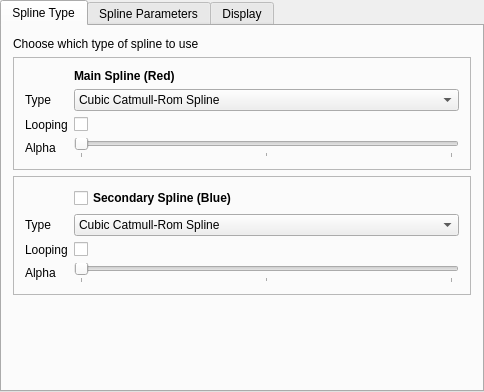
<?xml version="1.0" encoding="UTF-8"?>
<ui version="4.0">
 <class>SettingsWidget</class>
 <widget class="QDialog" name="SettingsWidget">
  <property name="geometry">
   <rect>
    <x>0</x>
    <y>0</y>
    <width>484</width>
    <height>392</height>
   </rect>
  </property>
  <property name="windowTitle">
   <string>Settings - Spline Demo</string>
  </property>
  <layout class="QVBoxLayout" name="verticalLayout_4">
   <property name="leftMargin">
    <number>0</number>
   </property>
   <property name="topMargin">
    <number>0</number>
   </property>
   <property name="rightMargin">
    <number>0</number>
   </property>
   <property name="bottomMargin">
    <number>0</number>
   </property>
   <item>
    <widget class="QTabWidget" name="tabWidget">
     <property name="currentIndex">
      <number>0</number>
     </property>
     <widget class="QWidget" name="tab">
      <attribute name="title">
       <string>Spline Type</string>
      </attribute>
      <layout class="QVBoxLayout" name="verticalLayout_3">
       <item>
        <widget class="QLabel" name="label_6">
         <property name="text">
          <string>Choose which type of spline to use</string>
         </property>
        </widget>
       </item>
       <item>
        <widget class="QFrame" name="frame_2">
         <property name="frameShape">
          <enum>QFrame::StyledPanel</enum>
         </property>
         <property name="frameShadow">
          <enum>QFrame::Raised</enum>
         </property>
         <layout class="QFormLayout" name="formLayout_2">
          <property name="fieldGrowthPolicy">
           <enum>QFormLayout::AllNonFixedFieldsGrow</enum>
          </property>
          <item row="1" column="0">
           <widget class="QLabel" name="label_5">
            <property name="text">
             <string>Type</string>
            </property>
           </widget>
          </item>
          <item row="1" column="1">
           <widget class="QComboBox" name="main_splineType">
            <property name="frame">
             <bool>true</bool>
            </property>
            <item>
             <property name="text">
              <string>Cubic Catmull-Rom Spline</string>
             </property>
            </item>
            <item>
             <property name="text">
              <string>Cubic Natural Spline</string>
             </property>
            </item>
            <item>
             <property name="text">
              <string>Cubic Natural Spline (&quot;Not-A-Knot&quot;)</string>
             </property>
            </item>
            <item>
             <property name="text">
              <string>Cubic B-Spline</string>
             </property>
            </item>
            <item>
             <property name="text">
              <string>Generic B-Spline</string>
             </property>
            </item>
            <item>
             <property name="text">
              <string>Quintic Catmull-Rom Spline</string>
             </property>
            </item>
           </widget>
          </item>
          <item row="2" column="0">
           <widget class="QLabel" name="label_3">
            <property name="text">
             <string>Looping</string>
            </property>
           </widget>
          </item>
          <item row="2" column="1">
           <widget class="QCheckBox" name="main_isLooping">
            <property name="text">
             <string/>
            </property>
           </widget>
          </item>
          <item row="3" column="0">
           <widget class="QLabel" name="label_8">
            <property name="text">
             <string>Alpha</string>
            </property>
           </widget>
          </item>
          <item row="3" column="1">
           <widget class="QSlider" name="main_alpha">
            <property name="minimum">
             <number>0</number>
            </property>
            <property name="maximum">
             <number>10</number>
            </property>
            <property name="pageStep">
             <number>5</number>
            </property>
            <property name="orientation">
             <enum>Qt::Horizontal</enum>
            </property>
            <property name="tickPosition">
             <enum>QSlider::TicksBelow</enum>
            </property>
            <property name="tickInterval">
             <number>5</number>
            </property>
           </widget>
          </item>
          <item row="0" column="1">
           <widget class="QLabel" name="label_12">
            <property name="font">
             <font>
              <weight>75</weight>
              <bold>true</bold>
             </font>
            </property>
            <property name="text">
             <string>Main Spline (Red)</string>
            </property>
           </widget>
          </item>
         </layout>
        </widget>
       </item>
       <item>
        <widget class="QFrame" name="frame_3">
         <property name="frameShape">
          <enum>QFrame::StyledPanel</enum>
         </property>
         <property name="frameShadow">
          <enum>QFrame::Raised</enum>
         </property>
         <layout class="QFormLayout" name="formLayout_3">
          <property name="fieldGrowthPolicy">
           <enum>QFormLayout::AllNonFixedFieldsGrow</enum>
          </property>
          <item row="2" column="0">
           <widget class="QLabel" name="label_4">
            <property name="text">
             <string>Looping</string>
            </property>
           </widget>
          </item>
          <item row="2" column="1">
           <widget class="QCheckBox" name="secondary_isLooping">
            <property name="text">
             <string/>
            </property>
           </widget>
          </item>
          <item row="1" column="0">
           <widget class="QLabel" name="label_9">
            <property name="text">
             <string>Type</string>
            </property>
           </widget>
          </item>
          <item row="1" column="1">
           <widget class="QComboBox" name="secondary_splineType">
            <property name="frame">
             <bool>true</bool>
            </property>
            <item>
             <property name="text">
              <string>Cubic Catmull-Rom Spline</string>
             </property>
            </item>
            <item>
             <property name="text">
              <string>Cubic Natural Spline</string>
             </property>
            </item>
            <item>
             <property name="text">
              <string>Cubic Natural Spline (&quot;Not-A-Knot&quot;)</string>
             </property>
            </item>
            <item>
             <property name="text">
              <string>Cubic B-Spline</string>
             </property>
            </item>
            <item>
             <property name="text">
              <string>Generic B-Spline</string>
             </property>
            </item>
            <item>
             <property name="text">
              <string>Quintic Catmull-Rom Spline</string>
             </property>
            </item>
           </widget>
          </item>
          <item row="3" column="0">
           <widget class="QLabel" name="label_10">
            <property name="text">
             <string>Alpha</string>
            </property>
           </widget>
          </item>
          <item row="3" column="1">
           <widget class="QSlider" name="secondary_alpha">
            <property name="minimum">
             <number>0</number>
            </property>
            <property name="maximum">
             <number>10</number>
            </property>
            <property name="pageStep">
             <number>5</number>
            </property>
            <property name="orientation">
             <enum>Qt::Horizontal</enum>
            </property>
            <property name="tickPosition">
             <enum>QSlider::TicksBelow</enum>
            </property>
            <property name="tickInterval">
             <number>5</number>
            </property>
           </widget>
          </item>
          <item row="0" column="1">
           <widget class="QCheckBox" name="secondary_enable">
            <property name="font">
             <font>
              <weight>75</weight>
              <bold>true</bold>
             </font>
            </property>
            <property name="text">
             <string>Secondary Spline (Blue)</string>
            </property>
           </widget>
          </item>
         </layout>
        </widget>
       </item>
       <item>
        <spacer name="verticalSpacer_3">
         <property name="orientation">
          <enum>Qt::Vertical</enum>
         </property>
         <property name="sizeHint" stdset="0">
          <size>
           <width>20</width>
           <height>40</height>
          </size>
         </property>
        </spacer>
       </item>
      </layout>
     </widget>
     <widget class="QWidget" name="layout_tab">
      <attribute name="title">
       <string>Spline Parameters</string>
      </attribute>
      <layout class="QVBoxLayout" name="verticalLayout">
       <property name="spacing">
        <number>0</number>
       </property>
       <item>
        <widget class="QLabel" name="label_13">
         <property name="text">
          <string>Natural Spline Parameters</string>
         </property>
        </widget>
       </item>
       <item>
        <widget class="QWidget" name="widget_2" native="true">
         <property name="sizePolicy">
          <sizepolicy hsizetype="Preferred" vsizetype="Maximum">
           <horstretch>0</horstretch>
           <verstretch>0</verstretch>
          </sizepolicy>
         </property>
         <layout class="QHBoxLayout" name="horizontalLayout_2">
          <property name="leftMargin">
           <number>0</number>
          </property>
          <property name="topMargin">
           <number>0</number>
          </property>
          <property name="rightMargin">
           <number>0</number>
          </property>
          <property name="bottomMargin">
           <number>0</number>
          </property>
          <item>
           <widget class="QFrame" name="frame">
            <property name="frameShape">
             <enum>QFrame::StyledPanel</enum>
            </property>
            <property name="frameShadow">
             <enum>QFrame::Raised</enum>
            </property>
            <layout class="QFormLayout" name="formLayout">
             <property name="fieldGrowthPolicy">
              <enum>QFormLayout::AllNonFixedFieldsGrow</enum>
             </property>
             <item row="0" column="0">
              <widget class="QLabel" name="label">
               <property name="text">
                <string>Include Endpoints</string>
               </property>
              </widget>
             </item>
             <item row="0" column="1">
              <widget class="QCheckBox" name="naturalSpline_includeEndpoints">
               <property name="text">
                <string/>
               </property>
              </widget>
             </item>
            </layout>
           </widget>
          </item>
         </layout>
        </widget>
       </item>
       <item>
        <widget class="QLabel" name="label_11">
         <property name="text">
          <string>Generic B-Spline Parameters</string>
         </property>
        </widget>
       </item>
       <item>
        <widget class="QFrame" name="frame_5">
         <property name="frameShape">
          <enum>QFrame::StyledPanel</enum>
         </property>
         <property name="frameShadow">
          <enum>QFrame::Raised</enum>
         </property>
         <layout class="QFormLayout" name="formLayout_5">
          <item row="0" column="0">
           <widget class="QLabel" name="label_15">
            <property name="text">
             <string>Generic B-Spline Degree</string>
            </property>
           </widget>
          </item>
          <item row="0" column="1">
           <widget class="QSpinBox" name="bSpline_degree">
            <property name="minimum">
             <number>1</number>
            </property>
            <property name="maximum">
             <number>8</number>
            </property>
            <property name="value">
             <number>3</number>
            </property>
           </widget>
          </item>
         </layout>
        </widget>
       </item>
       <item>
        <spacer name="verticalSpacer">
         <property name="orientation">
          <enum>Qt::Vertical</enum>
         </property>
         <property name="sizeHint" stdset="0">
          <size>
           <width>20</width>
           <height>40</height>
          </size>
         </property>
        </spacer>
       </item>
      </layout>
     </widget>
     <widget class="QWidget" name="performance_tab">
      <attribute name="title">
       <string>Display</string>
      </attribute>
      <layout class="QVBoxLayout" name="verticalLayout_2">
       <property name="spacing">
        <number>0</number>
       </property>
       <item>
        <widget class="QLabel" name="label_14">
         <property name="text">
          <string>Miscellaneous parameters</string>
         </property>
        </widget>
       </item>
       <item>
        <widget class="QWidget" name="widget" native="true">
         <layout class="QHBoxLayout" name="horizontalLayout_3">
          <property name="leftMargin">
           <number>0</number>
          </property>
          <property name="topMargin">
           <number>0</number>
          </property>
          <property name="rightMargin">
           <number>0</number>
          </property>
          <property name="bottomMargin">
           <number>0</number>
          </property>
          <item>
           <widget class="QFrame" name="frame_4">
            <property name="frameShape">
             <enum>QFrame::StyledPanel</enum>
            </property>
            <property name="frameShadow">
             <enum>QFrame::Raised</enum>
            </property>
            <layout class="QFormLayout" name="formLayout_4">
             <property name="fieldGrowthPolicy">
              <enum>QFormLayout::AllNonFixedFieldsGrow</enum>
             </property>
             <item row="0" column="0">
              <widget class="QLabel" name="label_7">
               <property name="text">
                <string>Show Connecting Lines</string>
               </property>
              </widget>
             </item>
             <item row="0" column="1">
              <widget class="QCheckBox" name="misc_showConnectingLines">
               <property name="text">
                <string/>
               </property>
               <property name="checked">
                <bool>true</bool>
               </property>
              </widget>
             </item>
             <item row="1" column="0">
              <widget class="QLabel" name="label_2">
               <property name="text">
                <string>Background Image</string>
               </property>
              </widget>
             </item>
             <item row="1" column="1">
              <layout class="QHBoxLayout" name="horizontalLayout_5">
               <item>
                <widget class="QLineEdit" name="misc_backgroundImagePath"/>
               </item>
               <item>
                <widget class="QPushButton" name="buttonChooseFile">
                 <property name="sizePolicy">
                  <sizepolicy hsizetype="Fixed" vsizetype="Fixed">
                   <horstretch>0</horstretch>
                   <verstretch>0</verstretch>
                  </sizepolicy>
                 </property>
                 <property name="text">
                  <string>...</string>
                 </property>
                </widget>
               </item>
              </layout>
             </item>
            </layout>
           </widget>
          </item>
         </layout>
        </widget>
       </item>
       <item>
        <spacer name="verticalSpacer_2">
         <property name="orientation">
          <enum>Qt::Vertical</enum>
         </property>
         <property name="sizeHint" stdset="0">
          <size>
           <width>20</width>
           <height>95</height>
          </size>
         </property>
        </spacer>
       </item>
      </layout>
     </widget>
    </widget>
   </item>
  </layout>
 </widget>
 <layoutdefault spacing="6" margin="11"/>
 <resources/>
 <connections/>
</ui>
